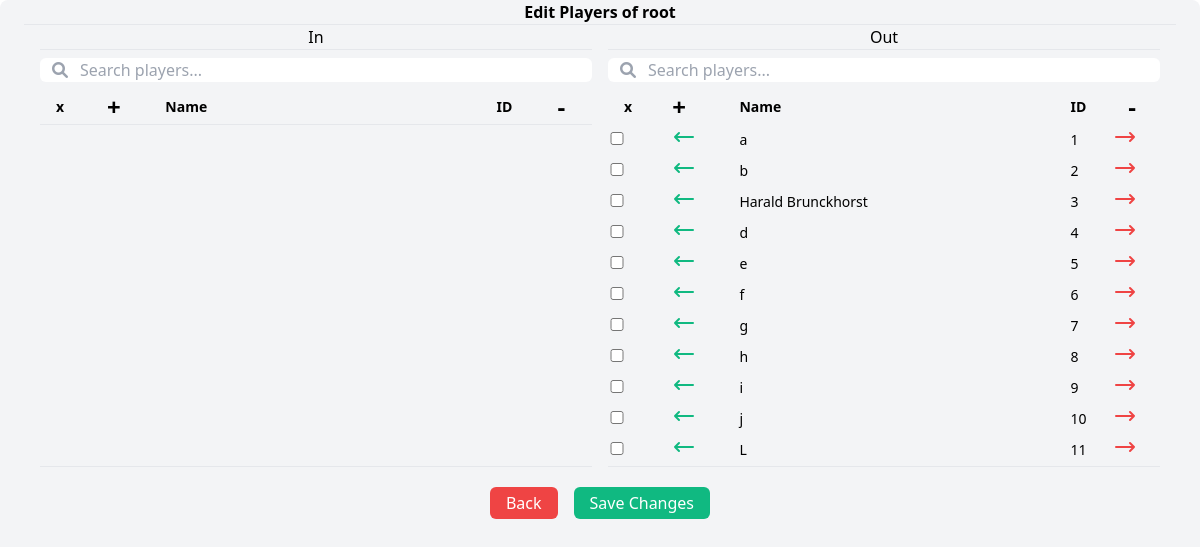
The page /championship_players/1 (signed in) on the database its author committed.
### app/models/championship_model.py (models this page shows, shortened)
class Championship_Model(db.Model):
    __tablename__ = 'championships'
    ChampionshipID = db.Column(db.Integer, primary_key=True)
    name = db.Column(db.Text, nullable=False)
    acronym = db.Column(db.Text, nullable=False)
    creation_date = db.Column(db.Date, nullable=False, default=date.today)  # Adding creation_date field
    user_id = db.Column(db.Integer, db.ForeignKey('users.id'), nullable=False)  # Foreign key to the User table
    @classmethod
    def get_championship_name(cls,championship_id):
        championship = Championship_Model.query.filter_by(ChampionshipID=championship_id).first()
        if championship:
            return championship.name
        else:
            return None

### app/models/player_model.py (models this page shows, shortened)
class Player_Model(db.Model):
    __tablename__ = 'players'
    PlayerID = db.Column(db.Integer, primary_key=True)
    name = db.Column(db.Text, nullable=False)
    sex = db.Column(db.Text, nullable=False)
    birthdate = db.Column(db.Date, nullable=False)
    country = db.Column(db.Text, nullable=False)  # Adding country field
    user_id = db.Column(db.Integer, db.ForeignKey('users.id'), nullable=False)  # Foreign key to the User table

### app/routes/view_routes.py (the view)
    @app.route('/championship_players/<int:championship_id>')
    @login_required
    def show_championship_players(championship_id):
        championship_name = championship_players_service.get_championship_name(championship_id)
        registered_players, unregistered_players = championship_players_service.get_players_for_championship(championship_id)
        return render_template('championship_players.html', championship_name=championship_name, registered_players=registered_players,
                               unregistered_players=unregistered_players, championship_id=championship_id)

### app/models/championship_player_model.py (called while the page is built)
    @classmethod
    def select_championship_players_by_championship_id(cls, championship_id=None):
        query = cls.query
        if championship_id:
            return query.filter_by(ChampionshipID=championship_id).order_by(cls.player_group, cls.player_position_in_group).all()
        else:
            return query.order_by(cls.player_group, cls.player_position_in_group).all()

### app/models/user_model.py (called while the page is built, shortened)
    @classmethod
    def select_user(cls, user_id=None, username=None, email=None):
        query = cls.query.order_by(desc(cls.id))  # Order by id descending
        if user_id:
            return query.filter_by(id=user_id).first()

### app/services/championship_players_service.py (called while the page is built)
def get_players_for_championship(championship_id):
    all_players = Player_Model.query.all()
    registered_players_from_selection = Championship_Player_Model.select_championship_players_by_championship_id(championship_id=championship_id)
    registered_player_ids = [player.PlayerID for player in registered_players_from_selection]
    unregistered_players = []
    registered_players = []
    for player_id in registered_player_ids:
        player =Player_Model.select_player(player_id=player_id)
        registered_players.append(player)
    for player in all_players:
        if player.PlayerID not in registered_player_ids:
            unregistered_players.append(player)
    return registered_players, unregistered_players

def get_championship_name(championship_id):
    championship= Championship_Model.get_championship_name(championship_id)
    return championship

### app/templates/championship_players.html (shortened to what this page needs)
<!DOCTYPE html>
<html lang="en">
<head>
  <link href="https://cdn.jsdelivr.net/npm/tailwindcss@2.2.19/dist/tailwind.min.css" rel="stylesheet">
  <link rel="stylesheet" href="https://cdnjs.cloudflare.com/ajax/libs/font-awesome/6.0.0-beta3/css/all.min.css">
  <link href="{{ url_for('static', filename='css/style.css') }}" rel="stylesheet">
</head>
<body>
  <div id="modalEditPlayersChampionship" data-champioship-id="{{championship_id}}" class="fixed top-0 left-0 z-10 w-full h-full overflow-y-auto">
    <div class="flex items-center justify-center h-full ">
      <div class="bg-white rounded-lg shadow-xl px-6 w-full h-full overflow-y-auto bg-gray-100">
        <h1 class="font-bold text-center border-b border-gray-200">Edit Players of <span
            id="spanEditPlayersChampionship">{{championship_name}}</span> </h1>
        <div class="flex justify-between space-x-4 px-4">
          <div id="modalEditPlayersIn" class="flex-1 border-b border-gray-200 ">
            <h1 id="h1PlayersIn" class="text-center border-b border-gray-200">In</h1>
            <div class="relative mt-2">
              <input type="text" id="searchPlayerIn" placeholder="Search players..."
                class="pl-10 pr-3 w-full border-gray-300 rounded-md focus:ring-blue-500 focus:border-blue-500">
              <span class="fas fa-search absolute left-3 top-1/2 transform -translate-y-1/2 text-gray-400"></span>
            </div>
            <div class="h-96 overflow-y-auto">
            <table id="tablePlayersIn" class="mt-2 w-full border-b border-gray-200 text-sm " data-championship-id="{{championship_id}}">
              <thead class="bg-gray-100">
                <tr>
                  <th class="px-4 text-left w-1/20">x</th>
                  <th class="px-4 text-left w-1/10 text-2xl font-bold">+</th>
                  <th class="px-4 text-left w-3/5">Name</th>
                  <th class="px-4 text-left w-2/20">ID</th>
                  <th class="px-4 text-left w-1/10 text-2xl font-bold">-</th>
                </tr>
              </thead>
            </table>
          </div>
          </div>
          <div id="modalEditPlayersOut" class="flex-1  border-b border-gray-200">
            <h1 id="h1PlayersOut" class="text-center  border-b border-gray-200">Out</h1>
            <div class="relative mt-2">
              <input type="text" id="searchPlayerOut" placeholder="Search players..."
                class="pl-10 pr-3 w-full border-gray-300 rounded-md focus:ring-blue-500 focus:border-blue-500">
              <span class="fas fa-search absolute left-3 top-1/2 transform -translate-y-1/2 text-gray-400"></span>
            </div>
            <div class="h-96 overflow-y-auto">
            <table id="tablePlayersOut" class="mt-2 w-full border-b border-gray-200 text-sm" data-championship-id="{{championship_id}}">
              <thead class="bg-gray-100">
                <tr>
                  <th class="px-4 text-left w-1/20">x</th>
                  <th class="px-4 text-left w-1/10 text-2xl font-bold">+</th>
                  <th class="px-4 text-left w-3/5">Name</th>
                  <th class="px-4 text-left w-2/20">ID</th>
                  <th class="px-4 text-left w-1/10 text-2xl font-bold">-</th>
                </tr>
              </thead>
              <tbody>
                {% for player in unregistered_players %}
                <tr data-player-id="{{ player.PlayerID }}">
                  <td> <input type="checkbox" class="w-4 text-blue-600 border-gray-300 rounded focus:ring-blue-500">
                  </td>
                  <td class="px-4">
                    <button class="btnMovePlayerIn text-green-500 hover:text-green-600">
                      <svg xmlns="http://www.w3.org/2000/svg" fill="none" viewBox="0 0 24 24" stroke="currentColor"
                        stroke-width="2" class="w-6">
                        <path stroke-linecap="round" stroke-linejoin="round" d="M7 16l-4-4m0 0l4-4m-4 4h18" />
                      </svg>
                    </button>
                  </td>
                  <td class="px-4 truncate">{{ player.name }}</td>
                  <td class="px-4 truncate">{{ player.PlayerID }}</td>
                  <td>
                  <button class="btnMovePlayerOut text-red-500 hover:text-red-600">
                    <svg xmlns="http://www.w3.org/2000/svg" fill="none" viewBox="0 0 24 24" stroke="currentColor"
                      stroke-width="2" class="w-6">
                      <path stroke-linecap="round" stroke-linejoin="round" d="M17 8l4 4m0 0l-4 4m4-4H3" />
                    </svg>
                  </button>
                  </td>
                </tr>
                {% endfor %}
              </tbody>
            </table>
          </div>
          </div>
        </div>
        <div class="flex justify-center space-x-4 mt-4 py-1">
          <button id="closemodalEditPlayersChampionship"
            class="bg-red-500 hover:bg-red-600 text-white px-4 py-1 rounded-md">Back</button>
          <button id="btnSaveChangesModalEditPlayersChampionship"
            class="bg-green-500 hover:bg-green-600 text-white px-4 py-1 rounded-md">Save Changes</button>
        </div>
      </div>
    </div>
  </div>
</body>
</html>

### rows shown on the page
Championship_Model: name "root"
Player_Model: name "a", PlayerID "1"
Player_Model: name "b", PlayerID "2"
Player_Model: name "Harald Brunckhorst", PlayerID "3"
Player_Model: name "d", PlayerID "4"
Player_Model: name "e", PlayerID "5"
Player_Model: name "f", PlayerID "6"
Player_Model: name "g", PlayerID "7"
Player_Model: name "h", PlayerID "8"
Player_Model: name "i", PlayerID "9"
Player_Model: name "j", PlayerID "10"
Player_Model: name "L", PlayerID "11"
